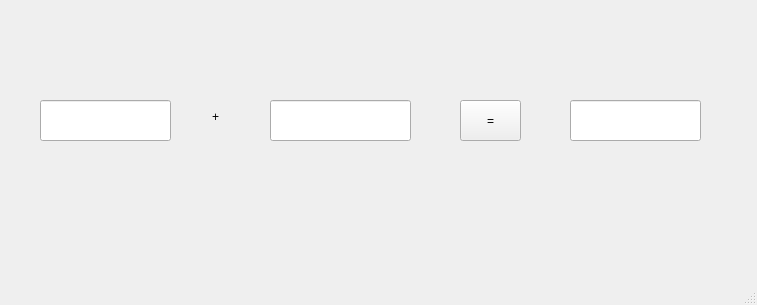
<?xml version="1.0" encoding="UTF-8"?>
<ui version="4.0">
 <class>MainWindow</class>
 <widget class="QMainWindow" name="MainWindow">
  <property name="geometry">
   <rect>
    <x>0</x>
    <y>0</y>
    <width>757</width>
    <height>305</height>
   </rect>
  </property>
  <property name="windowTitle">
   <string>MainWindow</string>
  </property>
  <widget class="QWidget" name="centralwidget">
   <widget class="QLineEdit" name="qle1">
    <property name="geometry">
     <rect>
      <x>40</x>
      <y>100</y>
      <width>131</width>
      <height>41</height>
     </rect>
    </property>
   </widget>
   <widget class="QLineEdit" name="qle2">
    <property name="geometry">
     <rect>
      <x>270</x>
      <y>100</y>
      <width>141</width>
      <height>41</height>
     </rect>
    </property>
   </widget>
   <widget class="QLineEdit" name="qle3">
    <property name="geometry">
     <rect>
      <x>570</x>
      <y>100</y>
      <width>131</width>
      <height>41</height>
     </rect>
    </property>
   </widget>
   <widget class="QLabel" name="label">
    <property name="geometry">
     <rect>
      <x>200</x>
      <y>101</y>
      <width>31</width>
      <height>31</height>
     </rect>
    </property>
    <property name="text">
     <string>+</string>
    </property>
    <property name="scaledContents">
     <bool>false</bool>
    </property>
    <property name="alignment">
     <set>Qt::AlignCenter</set>
    </property>
   </widget>
   <widget class="QPushButton" name="pb">
    <property name="geometry">
     <rect>
      <x>460</x>
      <y>100</y>
      <width>61</width>
      <height>41</height>
     </rect>
    </property>
    <property name="text">
     <string>=</string>
    </property>
   </widget>
  </widget>
  <widget class="QMenuBar" name="menubar">
   <property name="geometry">
    <rect>
     <x>0</x>
     <y>0</y>
     <width>757</width>
     <height>21</height>
    </rect>
   </property>
  </widget>
  <widget class="QStatusBar" name="statusbar"/>
 </widget>
 <resources/>
 <connections/>
</ui>
